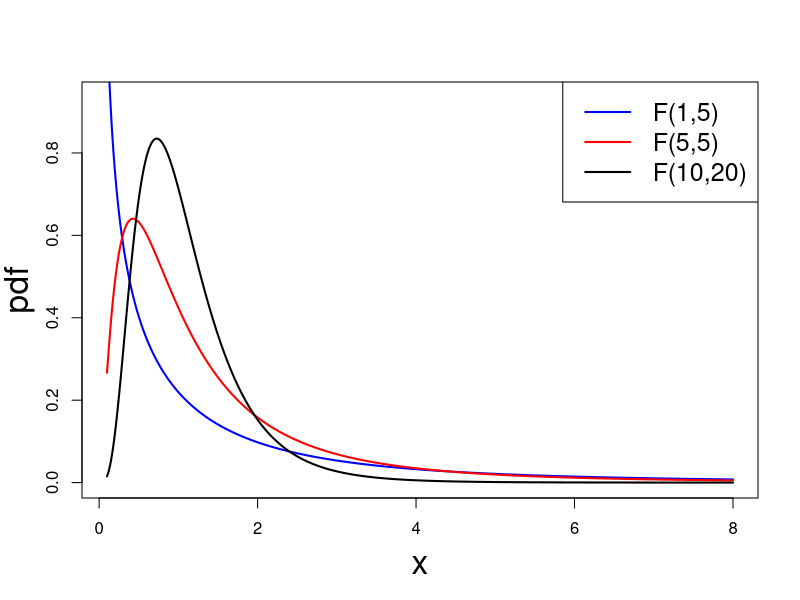
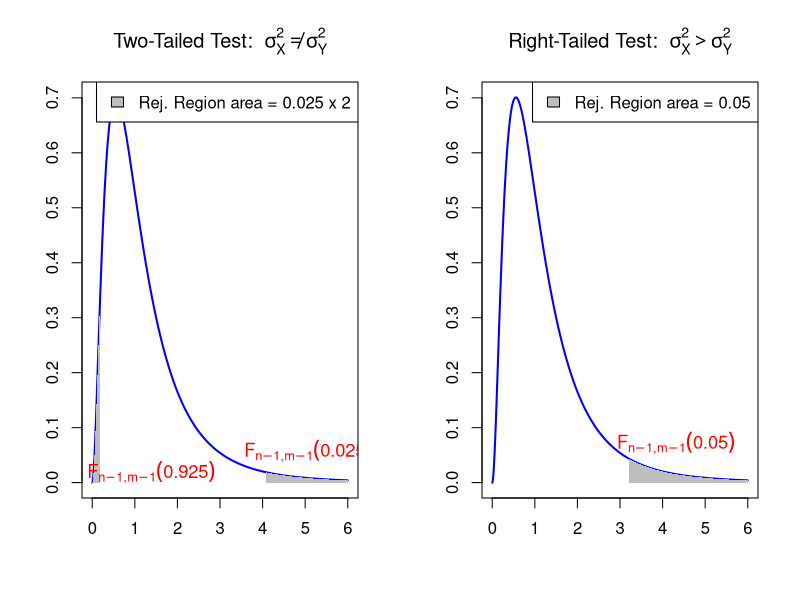
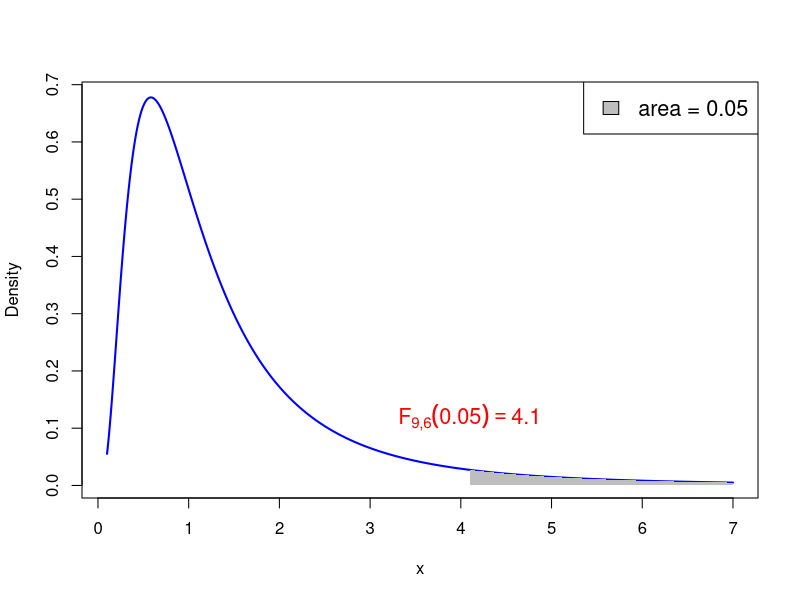
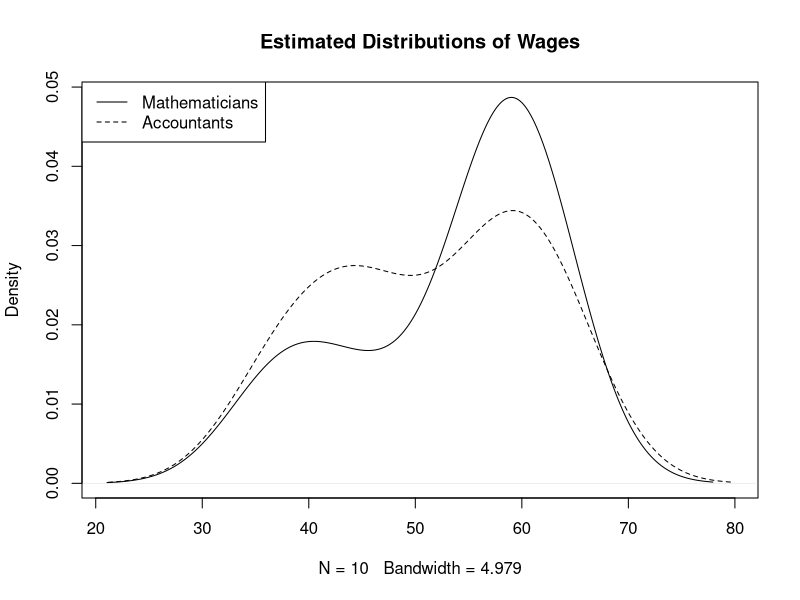
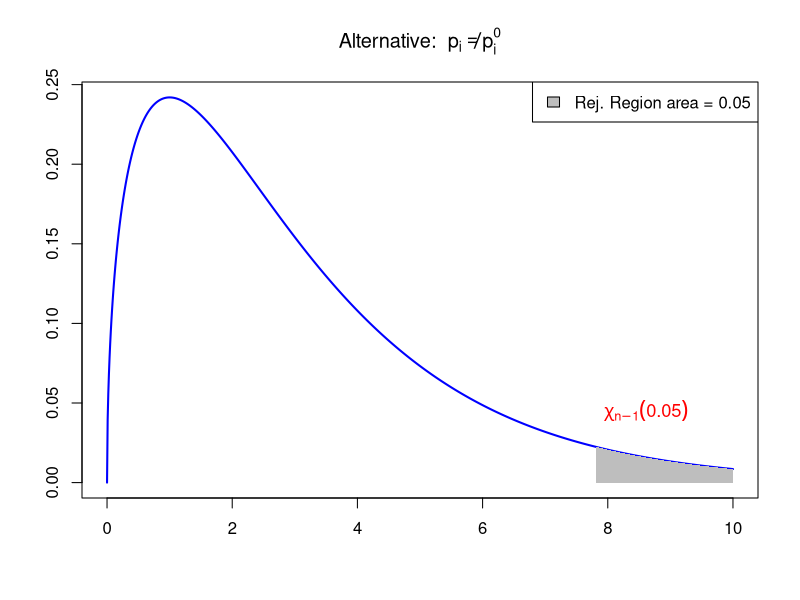

The R script that drew these images, in order:
## ---- chunk 1
# Set the degrees of freedom
df1_num <- 1; df1_den <- 5
df2_num <- 5; df2_den <- 5
df3_num <- 10; df3_den <- 20

# Generate values for the x-axis
x_values <- seq(0.1, 8, by = 0.01)

# Calculate the probability density function (PDF) values for each x for the 3 distributions
pdf_values1 <- df(x_values, df1_num, df1_den)
pdf_values2 <- df(x_values, df2_num, df2_den)
pdf_values3 <- df(x_values, df3_num, df3_den)


# Plot the gamma PDFs
plot(x_values, 
    pdf_values1, 
    type = "l", 
    col = "blue", lwd = 2,
    xlab = "", 
    ylab = "",
    ylim = c(0, max(pdf_values2, pdf_values3) + 0.1))

lines(x_values, 
      pdf_values2, 
      col = "red", 
      lwd = 2)

lines(x_values, 
      pdf_values3, 
      col = "black", 
      lwd = 2)

mtext("x", side=1, line=3, cex=2)
mtext("pdf", side=2, line=2.5, cex=2)

# Add a legend
legend("topright", legend = c(paste("F(", df1_num, ",", df1_den, ")", sep = ""),
                              paste("F(", df2_num, ",", df2_den, ")", sep = ""),
                              paste("F(", df3_num, ",", df3_den, ")", sep = "")),
       col = c("blue", "red", "black"), lty = 1, lwd = 2, cex = 1.5)

## ---- chunk 2
# Degrees of freedom
df1 <- 6
df2 <- 10

# Values for x-axis
x <- seq(0, 6, length.out = 1000)

# Calculate PDF of F-distribution
pdf <- df(x, df1, df2)

# Set layout for 2 plots side by side
par(mfrow = c(1, 2))

# ==========================
# Two-tailed test
# ==========================
plot(x, pdf, type = "l", col = "blue", lwd = 2, xlab = "", ylab = "",
     main = expression("Two-Tailed Test: " ~ sigma[X]^2 != sigma[Y]^2))

# Left rejection region (alpha/2 = 0.025)
crit_left <- qf(0.025, df1, df2)
x_fill_left <- x[x <= crit_left]
y_fill_left <- pdf[x <= crit_left]
polygon(c(x_fill_left, rev(x_fill_left)), c(y_fill_left, rep(0, length(y_fill_left))),
        col = "gray", border = NA)

# Right rejection region (alpha/2 = 0.025)
crit_right <- qf(0.975, df1, df2)
x_fill_right <- x[x >= crit_right]
y_fill_right <- pdf[x >= crit_right]
polygon(c(x_fill_right, rev(x_fill_right)), c(y_fill_right, rep(0, length(y_fill_right))),
        col = "gray", border = NA)

# Add critical value labels with symbolic subscripts
text(crit_left + 1.2, df(crit_left, df1, df2) + - 0.35, expression(F[n-1 * "," * m-1](0.925)),
     pos = 3, col = "red", cex = 1.1)

text(crit_right + 1.0, df(crit_right, df1, df2) + 0.0, expression(F[n-1 * "," * m-1](0.025)),
     pos = 3, col = "red", cex = 1.1)

# Legend
legend("topright", legend = c("Rej. Region area = 0.025 x 2"), fill = "gray", cex = 1)

# ==========================
# Right-tailed test
# ==========================
plot(x, pdf, type = "l", col = "blue", lwd = 2, xlab = "", ylab = "",
     main = expression("Right-Tailed Test: " ~ sigma[X]^2 > sigma[Y]^2))

# Critical value for 0.05 significance level
crit_right_tail <- qf(0.95, df1, df2)

# Shading rejection region
x_fill_right <- x[x >= crit_right_tail]
y_fill_right <- pdf[x >= crit_right_tail]
polygon(c(x_fill_right, rev(x_fill_right)), c(y_fill_right, rep(0, length(y_fill_right))),
        col = "gray", border = NA)

# Add critical value label with symbolic subscripts
text(crit_right_tail + 1.1, df(crit_right_tail, df1, df2) - 0.01,
     expression(F[n-1 * "," * m-1](0.05)), pos = 3, col = "red", cex = 1.1)

# Legend
legend("topright", legend = c("Rej. Region area = 0.05"), fill = "gray", cex = 1)

# Reset layout
par(mfrow = c(1, 1))


## ---- chunk 3
# Degrees of freedom
df_num <- 9
df_den <- 6

# Generate values for the x-axis
x <- seq(0.1, 7, by = 0.01)

# Calculate the probability density function (PDF) for the F-distribution
pdf <- df(x, df_num, df_den)

# Plot PDF
plot(x, pdf, type = "l", col = "blue", lwd = 2, xlab = "x", ylab = "Density")

# Shade area where p-value > 0.95
critical_value <- qf(0.95, df_num, df_den)
x_fill_right <- x[x >= critical_value]
y_fill_right <- pdf[x >= critical_value]
polygon(c(x_fill_right, rev(x_fill_right)), c(y_fill_right, rep(0, length(y_fill_right))), col = "gray", border = NA)

# Add annotation with subscript F_{9,6}
text(critical_value, df(critical_value, df_num, df_den) + 0.05, 
     bquote(F[.(df_num)*","*.(df_den)](0.05) == .(round(critical_value, 2))), 
     pos = 3, col = "red", cex = 1.3)

# Add legend
legend("topright", legend = c("area = 0.05"), fill = "gray", cex = 1.3)


## ---- chunk 4
#| echo: true
#| code-fold: true
#| code-summary: "View the R Code"

# Enter the Wages data
mathematicians <- c(36, 40, 46, 54, 57, 58, 59, 60, 62, 63)
accountants <- c(37, 37, 42, 44, 46, 48, 54, 56, 59, 60, 60, 64, 64)

# Compute the estimated distributions
d.math <- density(mathematicians)
d.acc <- density(accountants)

# Plot the estimated distributions

plot(d.math,                                    # Plot d.math
     xlim = range(c(d.math$x, d.acc$x)),        # Set x-axis range
     ylim = range(c(d.math$y, d.acc$y)),        # Set y-axis range
     main = "Estimated Distributions of Wages") # Add title to plot
lines(d.acc,                                    # Layer plot of d.acc
      lty = 2)                                  # Use different line style
         
legend("topleft",                               # Add legend at top-left
       legend = c("Mathematicians",             # Labels for legend
                  "Accountants"), 
       lty = c(1, 2))                           # Assign curves to legend          
## ---- chunk 5
# Enter Wages data in 2 vectors using function c()

mathematicians <- c(36, 40, 46, 54, 57, 58, 59, 60, 62, 63)
accountants <- c(37, 37, 42, 44, 46, 48, 54, 56, 59, 60, 60, 64, 64)


# Perform two-sided F-test using var.test
# Store result and print

ans <- var.test(accountants, mathematicians)
print(ans)
## ---- chunk 6
# Enter Wages data in 2 vectors using function c()

mathematicians <- c(36, 40, 46, 54, 57, 58, 59, 60, 62, 63)
accountants <- c(37, 37, 42, 44, 46, 48, 54, 56, 59, 60, 60, 64, 64)


# Perform two-sided F-test using var.test
# Store result and print

ans <- var.test(accountants, mathematicians)
print(ans)
## ---- chunk 7
# Enter Wages data in 2 vectors using function c()

mathematicians <- c(36, 40, 46, 54, 57, 58, 59, 60, 62, 63)
accountants <- c(37, 37, 42, 44, 46, 48, 54, 56, 59, 60, 60, 64, 64)


# Perform two-sided F-test using var.test
# Store result and print

ans <- var.test(accountants, mathematicians)
print(ans)
## ---- chunk 8
# Enter Wages data in 2 vectors using function c()

mathematicians <- c(36, 40, 46, 54, 57, 58, 59, 60, 62, 63)
accountants <- c(37, 37, 42, 44, 46, 48, 54, 56, 59, 60, 60, 64, 64)


# Perform two-sided F-test using var.test
# Store result and print

ans <- var.test(accountants, mathematicians)
print(ans)
## ---- chunk 9
# Enter Wages data in 2 vectors using function c()

mathematicians <- c(36, 40, 46, 54, 57, 58, 59, 60, 62, 63)
accountants <- c(37, 37, 42, 44, 46, 48, 54, 56, 59, 60, 60, 64, 64)


# Perform two-sided F-test using var.test
# Store result and print

ans <- var.test(accountants, mathematicians)
print(ans)
## ---- chunk 10
# Enter Wages data in 2 vectors using function c()
mathematicians <- c(36, 40, 46, 54, 57, 58, 59, 60, 62, 63)
accountants <- c(37, 37, 42, 44, 46, 48, 54, 56, 59, 60, 60, 64, 64)


# Perform two-sided F-test using var.test
# Store result and print
ans <- var.test(accountants, mathematicians)
print(ans)
## ---- chunk 11
# Enter Wages data in 2 vectors using function c()

mathematicians <- c(36, 40, 46, 54, 57, 58, 59, 60, 62, 63)
accountants <- c(37, 37, 42, 44, 46, 48, 54, 56, 59, 60, 60, 64, 64)

cat("\n Variance of accountants is", var(accountants))
cat("\n Variance of mathematicians is", var(mathematicians))
## ---- chunk 12
# Enter Wages data in 2 vectors using function c()
mathematicians <- c(36, 40, 46, 54, 57, 58, 59, 60, 62, 63)
accountants <- c(37, 37, 42, 44, 46, 48, 54, 56, 59, 60, 60, 64, 64)

# Check which variance is higher
cat("\n Variance of accountants is", var(accountants))
cat("\n Variance of mathematicians is", var(mathematicians))

# Calculate sample sizes
n <- length(mathematicians)
m <- length(accountants)

# Compute F-statistics
# Numerator is population with largest variance
F <- var(accountants)/var(mathematicians)

# Compute p-value
p_value <- 2 - 2 * pf(F, df1 = m - 1, df2 = n - 1)

# Print p-value
cat("\n The p-value for two-sided F-test is", p_value)
## ---- chunk 13
# Degrees of freedom
df <- 3

# Values for x-axis
x <- seq(0, 10, length.out = 1000)

# Calculate PDF of F-distribution
pdf <- dchisq(x, df)


# ==========================
# Right-tailed test
# ==========================

plot(x, pdf, type = "l", col = "blue", lwd = 2, xlab = "", ylab = "",
     main = expression("Alternative: " ~ p[i] != p[i]^0))

# Critical value for 0.05 significance level
crit_right_tail <- qchisq(0.95, df)

# Shading rejection region
x_fill_right <- x[x >= crit_right_tail]
y_fill_right <- pdf[x >= crit_right_tail]
polygon(c(x_fill_right, rev(x_fill_right)), c(y_fill_right, rep(0, length(y_fill_right))),
        col = "gray", border = NA)

# Add critical value label with symbolic subscripts
text(crit_right_tail + 0.8, dchisq(crit_right_tail, df) +0.01,
     expression(chi[n-1](0.05)), pos = 3, col = "red", cex = 1.1)

# Legend
legend("topright", legend = c("Rej. Region area = 0.05"), fill = "gray", cex = 1)


## ---- chunk 14
# Enter counts and null hypothesis probabilities
counts <- c(2162, 738, 228, 2876)
null.p <- c(1/3, 1/8, 1/24, 1/2)

# Perform goodness-of-fit test
# Store the output and print

ans <- chisq.test(counts, p = null.p)
print(ans)
## ---- chunk 15
counts <- c(13, 17, 9, 17, 18, 26)
chisq.test(counts)
## ---- chunk 16
counts <- c(35, 40 , 25)
null.p <- c(0.35, 0.35, 0.3)
m <- sum(counts)
exp.counts <- m * null.p

# Print expected counts with a message
cat("The expected counts are:", exp.counts)

# Check if the expected counts are larger than 5
if (all(exp.counts >= 5)) {
  cat("Expected counts are larger than 5.", 
      "\nThe chi-squared approximation is valid!")
} else {
  cat("Warning, low expected counts.",
      "\nMonte Carlo simulation must be used.")
}
## ---- chunk 17
# Enter counts and null hypothesis probabilities
counts <- c(35, 40 , 25)
null.p <- c(0.35, 0.35, 0.3)

# Compute total counts
m <- sum(counts)

# Compute degrees of freedom
degrees <- length(counts) - 1

# Compute expected counts
exp.counts <- m * null.p

# Print expected counts with a message
cat("The expected counts are:", exp.counts)

# Check if the expected counts are larger than 5
if (all(exp.counts >= 5)) {
  cat("Expected counts are larger than 5.", 
      "\nThe chi-squared approximation is valid!")
} else {
  cat("Warning, low expected counts.",
      "\nMonte Carlo simulation must be used.")
}

# Compute chi-squared statistic
chi.squared <- sum( (counts - exp.counts)^2 / exp.counts )

# Compute p-value
p_value <- 1 - pchisq(chi.squared, df = degrees)

# Print p-value
cat("The p-value is:", p_value)
## ---- chunk 18
manager.null.p <- c(51/1788, 103/1788, 144/1788, 
                    168/1788, 29/1788, 101/1788)
null.p <- rep(manager.null.p, c(3, 3, 3, 3, 3, 3))
print(round(null.p,2))
## ---- chunk 19
# Store matrix of counts into single R vector
counts <- c(27, 9, 15,
            54, 25, 24,
            84, 32, 28, 
            91, 37, 40,
            11, 10, 8,
            61, 12, 28)

# Store matrix of null probabilities into single R vector
# To avoid copy pasting, first store probabilities of each Manager
manager.null.p <- c(51/1788, 103/1788, 144/1788, 
                    168/1788, 29/1788, 101/1788)

# Repeat each entry 3 times 
null.p <- rep(manager.null.p, c(3, 3, 3, 3, 3, 3))

# Perform goodness-of-fit test
ans <- chisq.test(counts, p = null.p)

# Print answer
print(ans)
